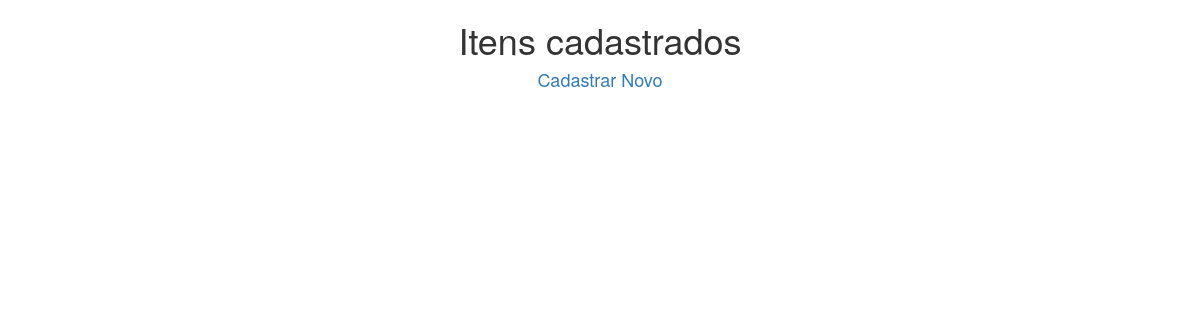
The app's page /, older data.
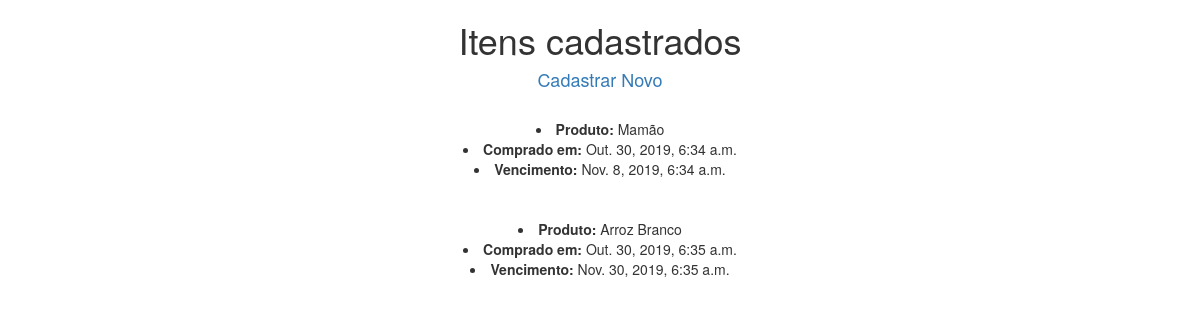
The same page, newer data.
### lista/models.py (models this page shows, shortened)
class Lista(models.Model):
    title = models.CharField(max_length=50)
    created_date = models.DateTimeField(default=timezone.now)
    expire_date = models.DateTimeField(blank=True, null=True)
    class Meta:
        ordering = ['created_date']
        verbose_name = 'Lista de Compra'
        verbose_name_plural = 'Lista de Compras'

### lista/views.py (the view)
# urls.py: path('', views.index, name='index'),
def index(request):
    grid = Lista.objects.all()
    return render(request, 'lista/index.html', {'grid': grid})

### lista/templates/lista/index.html (shortened to what this page needs)
<!DOCTYPE html>
<html lang="en">
<head>
<link rel="stylesheet" href="https://maxcdn.bootstrapcdn.com/bootstrap/3.3.7/css/bootstrap.min.css">
</head>
<body>
<center>
    <h1> Itens cadastrados</h1>
    <h4> <a href="http://127.0.0.1:8000/new/">Cadastrar Novo</a> </h4>
  <br>
    {% for item in grid %}
    <li><b>Produto:</b> {{ item.title }}</li>
    <li><b>Comprado em:</b> {{ item.created_date }}</li>
    <li><b>Vencimento:</b> {{ item.expire_date }}</li></br></br>
    {% endfor %}
</center>
</body>
</html>

Row changes from the older to the newer data that the page shows:
added Lista: title "Mamão", created_date "Out. 30, 2019, 6:34 a.m.", expire_date "Nov. 8, 2019, 6:34 a.m."
added Lista: title "Arroz Branco", created_date "Out. 30, 2019, 6:35 a.m.", expire_date "Nov. 30, 2019, 6:35 a.m."
